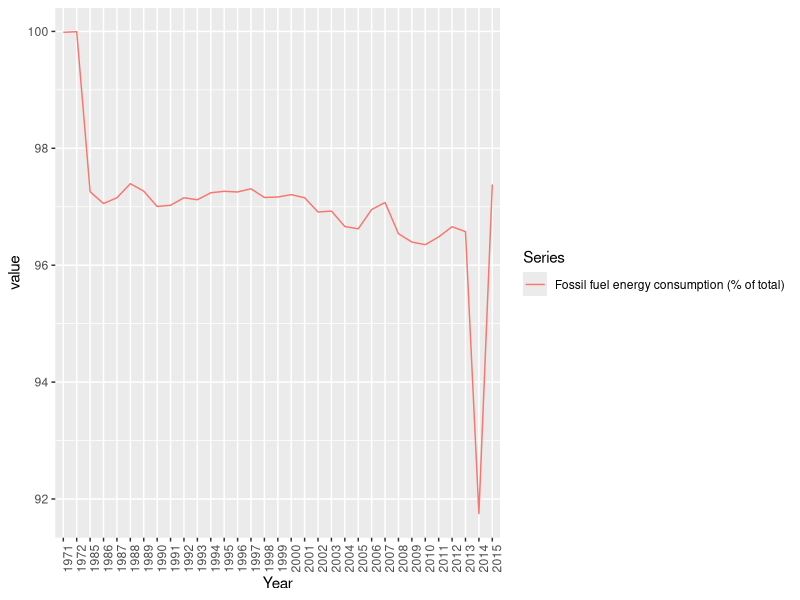
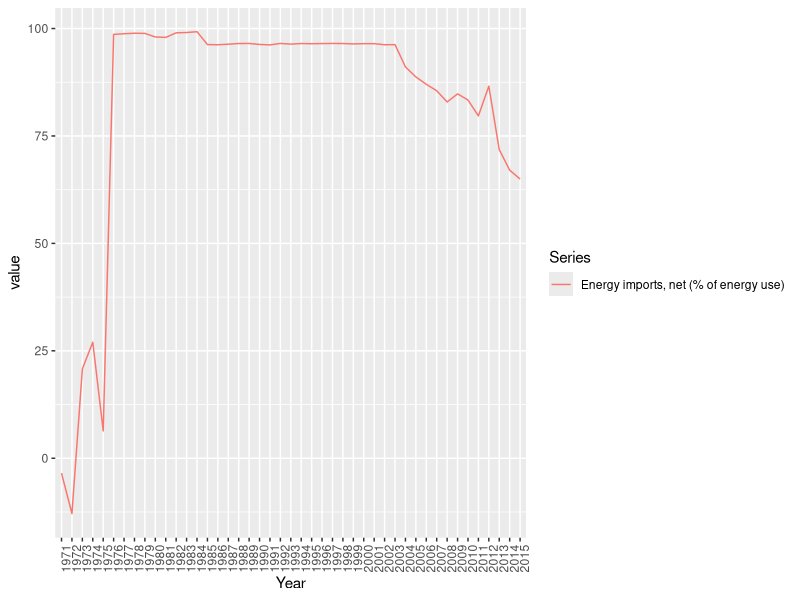
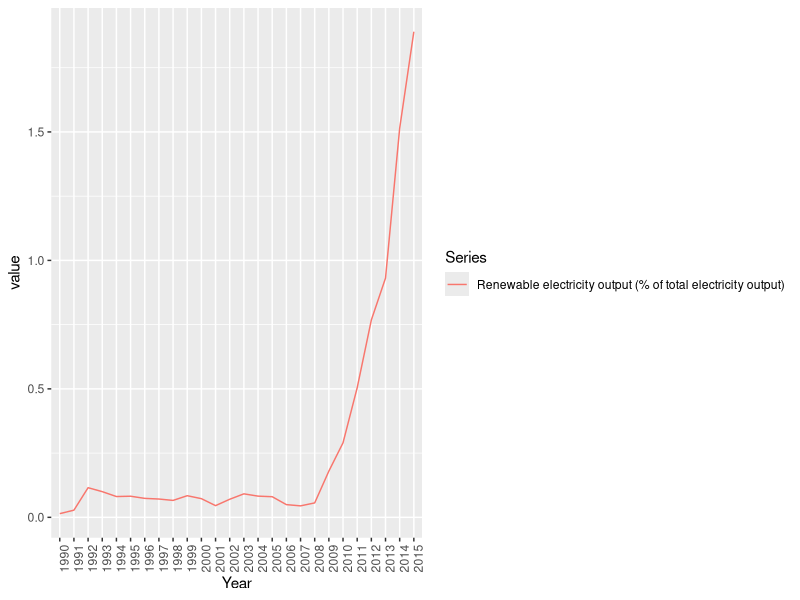

These figures' R source, in order:
## ---- chunk 1
knitr::opts_chunk$set(echo = TRUE)
## ---- chunk 2
library(tidyverse)
library(kableExtra)
library(bookdown)
library(lubridate)
## ---- chunk 3
data = read.csv("data/wdi_data.csv")
data = data[1:36,]

names(data)[5:54] = c(1970:2019)
names(data)[3] = c("Series")

data_value = data %>%
  select('1970':'2019')

data_value = data.frame(lapply(data_value, as.character), stringsAsFactors =FALSE)
data_value = data.frame(lapply(data_value, as.numeric))

data = data.frame(Series = data$Series, data_value)
names(data)[2:51] = c(1970:2019)

data_long = data %>%
  pivot_longer(`1970`:`2019`, names_to = "Year") %>%
  mutate(Year = as.factor(Year))

#use data_long for analysis.
## ---- chunk 4
data_electric = data_long %>%
  filter(Series %in% c("Renewable electricity output (% of total electricity output)",
                       "Fossil fuel energy consumption (% of total)",
                       "Energy imports, net (% of energy use)",
                       "Fossil fuel energy consumption (% of total)",
                       "Renewable electricity output (% of total electricity output)",
                       "Electricity production from oil, gas and coal sources (% of total)"))
## ---- chunk 5
data_electric %>% 
  filter(Series %in% c("Fossil fuel energy consumption (% of total)")) %>%
  drop_na() %>%
  ggplot(aes(x=Year, y=value, colour=Series)) + 
  geom_line(aes(group=1)) + 
  theme(axis.text.x = element_text(angle = 90))

data_electric %>% 
  filter(Series %in% c("Energy imports, net (% of energy use)")) %>%
  drop_na() %>%
  ggplot(aes(x=Year, y=value, colour=Series)) + 
  geom_line(aes(group=1)) + 
  theme(axis.text.x = element_text(angle = 90))

data_electric %>% 
  filter(Series %in% c("Renewable electricity output (% of total electricity output)")) %>%
  drop_na() %>%
  ggplot(aes(x=Year, y=value, colour=Series)) + 
  geom_line(aes(group=1)) + 
  theme(axis.text.x = element_text(angle = 90))
